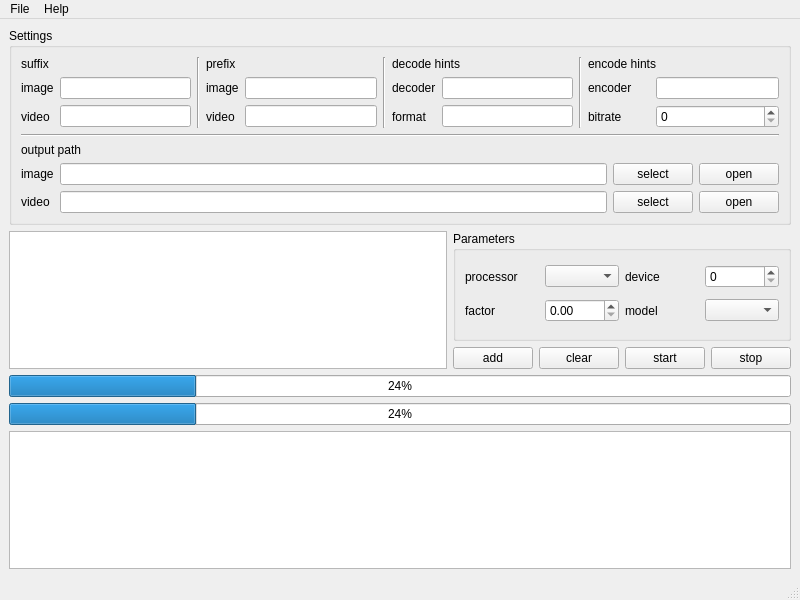
<?xml version="1.0" encoding="UTF-8"?>
<ui version="4.0">
 <class>MainWindow</class>
 <widget class="QMainWindow" name="MainWindow">
  <property name="geometry">
   <rect>
    <x>0</x>
    <y>0</y>
    <width>800</width>
    <height>600</height>
   </rect>
  </property>
  <property name="windowTitle">
   <string>Anime4KCPP</string>
  </property>
  <widget class="QWidget" name="centralwidget">
   <layout class="QGridLayout" name="gridLayout_5">
    <item row="0" column="0" colspan="5">
     <widget class="QGroupBox" name="group_box_settings">
      <property name="title">
       <string>Settings</string>
      </property>
      <layout class="QGridLayout" name="gridLayout">
       <item row="0" column="2" rowspan="3">
        <widget class="Line" name="line_prefix">
         <property name="orientation">
          <enum>Qt::Orientation::Vertical</enum>
         </property>
        </widget>
       </item>
       <item row="0" column="5" rowspan="3">
        <widget class="Line" name="line_decode_hints">
         <property name="orientation">
          <enum>Qt::Orientation::Vertical</enum>
         </property>
        </widget>
       </item>
       <item row="0" column="6" colspan="2">
        <widget class="QLabel" name="label_decode_hints">
         <property name="text">
          <string>decode hints</string>
         </property>
        </widget>
       </item>
       <item row="0" column="8" rowspan="3">
        <widget class="Line" name="line_encode_hints">
         <property name="orientation">
          <enum>Qt::Orientation::Vertical</enum>
         </property>
        </widget>
       </item>
       <item row="1" column="0">
        <widget class="QLabel" name="label_suffix_image">
         <property name="text">
          <string>image</string>
         </property>
        </widget>
       </item>
       <item row="1" column="1">
        <widget class="QLineEdit" name="line_edit_suffix_image"/>
       </item>
       <item row="1" column="3">
        <widget class="QLabel" name="label_prefix_image">
         <property name="text">
          <string>image</string>
         </property>
        </widget>
       </item>
       <item row="1" column="4">
        <widget class="QLineEdit" name="line_edit_prefix_image"/>
       </item>
       <item row="1" column="6">
        <widget class="QLabel" name="label_decode_hints_decoder">
         <property name="text">
          <string>decoder</string>
         </property>
        </widget>
       </item>
       <item row="1" column="7">
        <widget class="QLineEdit" name="line_edit_label_decode_hints_decoder">
         <property name="toolTip">
          <string>&lt;html&gt;&lt;head/&gt;&lt;body&gt;&lt;p&gt;Decoder name pass to ffmpeg's libav.&lt;/p&gt;&lt;p&gt;The available values depend on the version of the libav.&lt;/p&gt;&lt;p&gt;Typically including `&lt;span style=&quot; font-weight:700;&quot;&gt;h264&lt;/span&gt;`, `&lt;span style=&quot; font-weight:700;&quot;&gt;h264_cuvid&lt;/span&gt;` (Nvidia hwaccel), `&lt;span style=&quot; font-weight:700;&quot;&gt;h264_qsv&lt;/span&gt;` (Intel hwaccel), etc.&lt;/p&gt;&lt;p&gt;Normally, there is no need to specify a decoder, the most suitable one will be selected based on the input file.&lt;/p&gt;&lt;/body&gt;&lt;/html&gt;</string>
         </property>
        </widget>
       </item>
       <item row="1" column="9" colspan="2">
        <widget class="QLabel" name="label_encode_hints_encoder">
         <property name="text">
          <string>encoder</string>
         </property>
        </widget>
       </item>
       <item row="1" column="11" colspan="2">
        <widget class="QLineEdit" name="line_edit_label_encode_hints_encoder">
         <property name="toolTip">
          <string>&lt;html&gt;&lt;head/&gt;&lt;body&gt;&lt;p&gt;Encoder name pass to ffmpeg's libav.&lt;/p&gt;&lt;p&gt;The available values depend on the version of the libav.&lt;/p&gt;&lt;p&gt;Typically including `&lt;span style=&quot; font-weight:700;&quot;&gt;libopenh264&lt;/span&gt;`, `&lt;span style=&quot; font-weight:700;&quot;&gt;libx264&lt;/span&gt;`, `&lt;span style=&quot; font-weight:700;&quot;&gt;h264_qsv&lt;/span&gt;`, `&lt;span style=&quot; font-weight:700;&quot;&gt;h264_nvenc&lt;/span&gt;`, `&lt;span style=&quot; font-weight:700;&quot;&gt;h264_amf&lt;/span&gt;`, etc.&lt;/p&gt;&lt;p&gt;This will affect output codec, such as `&lt;span style=&quot; font-weight:700;&quot;&gt;libx265&lt;/span&gt;` (hevc), `&lt;span style=&quot; font-weight:700;&quot;&gt;av1_nvenc&lt;/span&gt;` (av1), `&lt;span style=&quot; font-weight:700;&quot;&gt;mpeg4&lt;/span&gt;` (mpeg4), etc. Check FFmpeg docs for more information.&lt;/p&gt;&lt;p&gt;This will also affect hardware acceleration, such as `&lt;span style=&quot; font-weight:700;&quot;&gt;hevc_nvenc&lt;/span&gt;` (Nvidia), `&lt;span style=&quot; font-weight:700;&quot;&gt;hevc_amf&lt;/span&gt;` (AMD), `&lt;span style=&quot; font-weight:700;&quot;&gt;hevc_qsv&lt;/span&gt;` (Intel), etc.&lt;/p&gt;&lt;p&gt;Leave blank to select the default encoder based on the file suffix.&lt;/p&gt;&lt;/body&gt;&lt;/html&gt;</string>
         </property>
        </widget>
       </item>
       <item row="2" column="0">
        <widget class="QLabel" name="label_suffix_video">
         <property name="text">
          <string>video</string>
         </property>
        </widget>
       </item>
       <item row="2" column="1">
        <widget class="QLineEdit" name="line_edit_suffix_video"/>
       </item>
       <item row="2" column="3">
        <widget class="QLabel" name="label_prefix_video">
         <property name="text">
          <string>video</string>
         </property>
        </widget>
       </item>
       <item row="2" column="4">
        <widget class="QLineEdit" name="line_edit_prefix_video"/>
       </item>
       <item row="2" column="6">
        <widget class="QLabel" name="label_decode_hints_format">
         <property name="text">
          <string>format</string>
         </property>
        </widget>
       </item>
       <item row="2" column="7">
        <widget class="QLineEdit" name="line_edit_label_decode_hints_format">
         <property name="toolTip">
          <string>&lt;html&gt;&lt;head/&gt;&lt;body&gt;&lt;p&gt;Decode format pass to ffmpeg's libav.&lt;/p&gt;&lt;p&gt;Normally, there is no need to specify a format, but you may need to use `&lt;span style=&quot; font-weight:700;&quot;&gt;nv12&lt;/span&gt;` for qsv encoder.&lt;/p&gt;&lt;/body&gt;&lt;/html&gt;</string>
         </property>
        </widget>
       </item>
       <item row="2" column="9" colspan="2">
        <widget class="QLabel" name="label_encode_hints_bitrate">
         <property name="text">
          <string>bitrate</string>
         </property>
        </widget>
       </item>
       <item row="2" column="11" colspan="2">
        <widget class="QSpinBox" name="spin_box_encode_hints_bitrate">
         <property name="toolTip">
          <string>&lt;html&gt;&lt;head/&gt;&lt;body&gt;&lt;p&gt;bitrate (&lt;span style=&quot; font-weight:700;&quot;&gt;kb/s&lt;/span&gt;) pass to ffmpeg's libav.&lt;/p&gt;&lt;p&gt;This will affect the size and quality of the output video.&lt;/p&gt;&lt;p&gt;Leave blank to automatically calculate based on the input video bitrate.&lt;/p&gt;&lt;/body&gt;&lt;/html&gt;</string>
         </property>
        </widget>
       </item>
       <item row="3" column="0" colspan="13">
        <widget class="Line" name="line_output_path">
         <property name="orientation">
          <enum>Qt::Orientation::Horizontal</enum>
         </property>
        </widget>
       </item>
       <item row="5" column="0">
        <widget class="QLabel" name="label_output_path_image">
         <property name="text">
          <string>image</string>
         </property>
        </widget>
       </item>
       <item row="5" column="1" colspan="9">
        <widget class="QLineEdit" name="line_edit_output_path_image"/>
       </item>
       <item row="5" column="10" colspan="2">
        <widget class="QPushButton" name="push_button_output_path_image_select">
         <property name="text">
          <string>select</string>
         </property>
        </widget>
       </item>
       <item row="5" column="12">
        <widget class="QPushButton" name="push_button_output_path_image_open">
         <property name="text">
          <string>open</string>
         </property>
        </widget>
       </item>
       <item row="6" column="0">
        <widget class="QLabel" name="label_output_path_video">
         <property name="text">
          <string>video</string>
         </property>
        </widget>
       </item>
       <item row="6" column="1" colspan="9">
        <widget class="QLineEdit" name="line_edit_output_path_video"/>
       </item>
       <item row="6" column="10" colspan="2">
        <widget class="QPushButton" name="push_button_output_path_video_select">
         <property name="text">
          <string>select</string>
         </property>
        </widget>
       </item>
       <item row="6" column="12">
        <widget class="QPushButton" name="push_button_output_path_video_open">
         <property name="text">
          <string>open</string>
         </property>
        </widget>
       </item>
       <item row="0" column="9" colspan="3">
        <widget class="QLabel" name="label_encode_hints">
         <property name="text">
          <string>encode hints</string>
         </property>
        </widget>
       </item>
       <item row="0" column="3" colspan="2">
        <widget class="QLabel" name="label_prefix">
         <property name="text">
          <string>prefix</string>
         </property>
        </widget>
       </item>
       <item row="0" column="0" colspan="2">
        <widget class="QLabel" name="label_suffix">
         <property name="text">
          <string>suffix</string>
         </property>
        </widget>
       </item>
       <item row="4" column="0" colspan="2">
        <widget class="QLabel" name="label_output_path">
         <property name="text">
          <string>output path</string>
         </property>
        </widget>
       </item>
      </layout>
     </widget>
    </item>
    <item row="1" column="0" rowspan="2">
     <widget class="QTableView" name="table_view_task_list"/>
    </item>
    <item row="1" column="1" colspan="4">
     <widget class="QGroupBox" name="group_box_main">
      <property name="title">
       <string>Parameters</string>
      </property>
      <layout class="QGridLayout" name="gridLayout_4">
       <item row="0" column="0">
        <widget class="QLabel" name="label_processor">
         <property name="text">
          <string>processor</string>
         </property>
        </widget>
       </item>
       <item row="0" column="1">
        <widget class="QComboBox" name="combo_box_processor"/>
       </item>
       <item row="0" column="2">
        <widget class="QLabel" name="label_device">
         <property name="text">
          <string>device</string>
         </property>
        </widget>
       </item>
       <item row="0" column="3">
        <widget class="QSpinBox" name="spin_box_device">
         <property name="toolTip">
          <string>&lt;html&gt;&lt;head/&gt;&lt;body&gt;&lt;p&gt;For CPU, it represents different acceleration methods.&lt;/p&gt;&lt;p&gt;For GPU, it represents the devices to use.&lt;/p&gt;&lt;p&gt;Check available value in menu: &lt;span style=&quot; font-weight:700;&quot;&gt;Help-&amp;gt;List devices&lt;/span&gt;.&lt;/p&gt;&lt;/body&gt;&lt;/html&gt;</string>
         </property>
        </widget>
       </item>
       <item row="1" column="0">
        <widget class="QLabel" name="label_factor">
         <property name="text">
          <string>factor</string>
         </property>
        </widget>
       </item>
       <item row="1" column="1">
        <widget class="QDoubleSpinBox" name="double_spin_box_factor">
         <property name="toolTip">
          <string>Upscaling factor for each dimension.</string>
         </property>
        </widget>
       </item>
       <item row="1" column="2">
        <widget class="QLabel" name="label_model">
         <property name="text">
          <string>model</string>
         </property>
        </widget>
       </item>
       <item row="1" column="3">
        <widget class="QComboBox" name="combo_box_model">
         <property name="toolTip">
          <string>ACNet: Higher HDN levels mean better denoising, which may compromise details.</string>
         </property>
        </widget>
       </item>
      </layout>
     </widget>
    </item>
    <item row="2" column="1">
     <widget class="QPushButton" name="push_button_task_list_add">
      <property name="text">
       <string>add</string>
      </property>
     </widget>
    </item>
    <item row="2" column="2">
     <widget class="QPushButton" name="push_button_task_list_clear">
      <property name="text">
       <string>clear</string>
      </property>
     </widget>
    </item>
    <item row="2" column="3">
     <widget class="QPushButton" name="push_button_task_list_start">
      <property name="text">
       <string>start</string>
      </property>
     </widget>
    </item>
    <item row="2" column="4">
     <widget class="QPushButton" name="push_button_task_list_stop">
      <property name="text">
       <string>stop</string>
      </property>
     </widget>
    </item>
    <item row="3" column="0" colspan="5">
     <widget class="QProgressBar" name="progress_bar_video_task">
      <property name="value">
       <number>24</number>
      </property>
     </widget>
    </item>
    <item row="4" column="0" colspan="5">
     <widget class="QProgressBar" name="progress_bar_task_list">
      <property name="value">
       <number>24</number>
      </property>
     </widget>
    </item>
    <item row="5" column="0" colspan="5">
     <widget class="QTextBrowser" name="text_browser_log"/>
    </item>
   </layout>
  </widget>
  <widget class="QMenuBar" name="menubar">
   <property name="geometry">
    <rect>
     <x>0</x>
     <y>0</y>
     <width>800</width>
     <height>33</height>
    </rect>
   </property>
   <widget class="QMenu" name="menu_file">
    <property name="title">
     <string>File</string>
    </property>
    <addaction name="action_add"/>
    <addaction name="separator"/>
    <addaction name="action_exit"/>
   </widget>
   <widget class="QMenu" name="menu_help">
    <property name="title">
     <string>Help</string>
    </property>
    <widget class="QMenu" name="menu_settings">
     <property name="title">
      <string>Settings</string>
     </property>
     <widget class="QMenu" name="menu_settings_style">
      <property name="title">
       <string>Style</string>
      </property>
     </widget>
     <addaction name="action_settings_exit_confirmation"/>
     <addaction name="menu_settings_style"/>
    </widget>
    <addaction name="action_list_devices"/>
    <addaction name="separator"/>
    <addaction name="menu_settings"/>
    <addaction name="action_license"/>
    <addaction name="action_about"/>
   </widget>
   <addaction name="menu_file"/>
   <addaction name="menu_help"/>
  </widget>
  <widget class="QStatusBar" name="statusbar"/>
  <action name="action_about">
   <property name="text">
    <string>About</string>
   </property>
  </action>
  <action name="action_add">
   <property name="text">
    <string>Add</string>
   </property>
  </action>
  <action name="action_exit">
   <property name="text">
    <string>Exit</string>
   </property>
  </action>
  <action name="action_list_devices">
   <property name="text">
    <string>List devices</string>
   </property>
  </action>
  <action name="action_settings_exit_confirmation">
   <property name="checkable">
    <bool>true</bool>
   </property>
   <property name="text">
    <string>Exit confirmation</string>
   </property>
  </action>
  <action name="action_license">
   <property name="text">
    <string>License</string>
   </property>
  </action>
 </widget>
 <resources/>
 <connections/>
</ui>
